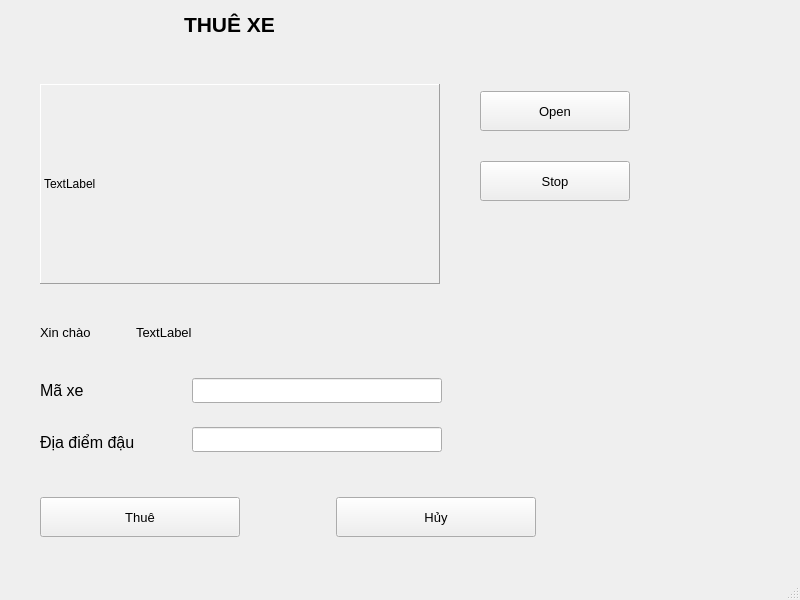
<?xml version="1.0" encoding="UTF-8"?>
<ui version="4.0">
 <class>MainWindow</class>
 <widget class="QMainWindow" name="MainWindow">
  <property name="geometry">
   <rect>
    <x>0</x>
    <y>0</y>
    <width>800</width>
    <height>600</height>
   </rect>
  </property>
  <property name="minimumSize">
   <size>
    <width>600</width>
    <height>600</height>
   </size>
  </property>
  <property name="windowTitle">
   <string>MainWindow</string>
  </property>
  <widget class="QWidget" name="centralwidget">
   <widget class="QLineEdit" name="editNumberxe">
    <property name="geometry">
     <rect>
      <x>192</x>
      <y>378</y>
      <width>250</width>
      <height>25</height>
     </rect>
    </property>
    <property name="minimumSize">
     <size>
      <width>250</width>
      <height>25</height>
     </size>
    </property>
   </widget>
   <widget class="QLabel" name="label">
    <property name="geometry">
     <rect>
      <x>184</x>
      <y>7</y>
      <width>250</width>
      <height>35</height>
     </rect>
    </property>
    <property name="minimumSize">
     <size>
      <width>250</width>
      <height>35</height>
     </size>
    </property>
    <property name="font">
     <font>
      <pointsize>16</pointsize>
      <weight>75</weight>
      <bold>true</bold>
     </font>
    </property>
    <property name="text">
     <string>THUÊ XE</string>
    </property>
   </widget>
   <widget class="QLabel" name="label_2">
    <property name="geometry">
     <rect>
      <x>40</x>
      <y>378</y>
      <width>100</width>
      <height>25</height>
     </rect>
    </property>
    <property name="minimumSize">
     <size>
      <width>100</width>
      <height>25</height>
     </size>
    </property>
    <property name="font">
     <font>
      <pointsize>12</pointsize>
     </font>
    </property>
    <property name="text">
     <string>Mã xe</string>
    </property>
   </widget>
   <widget class="QLabel" name="label_3">
    <property name="geometry">
     <rect>
      <x>40</x>
      <y>427</y>
      <width>200</width>
      <height>30</height>
     </rect>
    </property>
    <property name="minimumSize">
     <size>
      <width>200</width>
      <height>25</height>
     </size>
    </property>
    <property name="font">
     <font>
      <pointsize>12</pointsize>
     </font>
    </property>
    <property name="text">
     <string>Địa điểm đậu</string>
    </property>
   </widget>
   <widget class="QLineEdit" name="editAddress">
    <property name="geometry">
     <rect>
      <x>192</x>
      <y>427</y>
      <width>250</width>
      <height>25</height>
     </rect>
    </property>
    <property name="minimumSize">
     <size>
      <width>250</width>
      <height>25</height>
     </size>
    </property>
   </widget>
   <widget class="QLabel" name="label_4">
    <property name="geometry">
     <rect>
      <x>40</x>
      <y>84</y>
      <width>400</width>
      <height>200</height>
     </rect>
    </property>
    <property name="minimumSize">
     <size>
      <width>400</width>
      <height>200</height>
     </size>
    </property>
    <property name="frameShape">
     <enum>QFrame::Panel</enum>
    </property>
    <property name="frameShadow">
     <enum>QFrame::Raised</enum>
    </property>
    <property name="text">
     <string>TextLabel</string>
    </property>
    <property name="scaledContents">
     <bool>true</bool>
    </property>
   </widget>
   <widget class="QPushButton" name="btnThue">
    <property name="geometry">
     <rect>
      <x>40</x>
      <y>497</y>
      <width>200</width>
      <height>40</height>
     </rect>
    </property>
    <property name="minimumSize">
     <size>
      <width>200</width>
      <height>40</height>
     </size>
    </property>
    <property name="font">
     <font>
      <pointsize>10</pointsize>
     </font>
    </property>
    <property name="text">
     <string>Thuê</string>
    </property>
   </widget>
   <widget class="QPushButton" name="btnHuy">
    <property name="geometry">
     <rect>
      <x>336</x>
      <y>497</y>
      <width>200</width>
      <height>40</height>
     </rect>
    </property>
    <property name="minimumSize">
     <size>
      <width>200</width>
      <height>40</height>
     </size>
    </property>
    <property name="font">
     <font>
      <pointsize>10</pointsize>
     </font>
    </property>
    <property name="text">
     <string>Hủy</string>
    </property>
   </widget>
   <widget class="QPushButton" name="btnMocam">
    <property name="geometry">
     <rect>
      <x>480</x>
      <y>91</y>
      <width>150</width>
      <height>40</height>
     </rect>
    </property>
    <property name="minimumSize">
     <size>
      <width>150</width>
      <height>40</height>
     </size>
    </property>
    <property name="font">
     <font>
      <pointsize>10</pointsize>
     </font>
    </property>
    <property name="text">
     <string>Open</string>
    </property>
   </widget>
   <widget class="QPushButton" name="btnStop">
    <property name="geometry">
     <rect>
      <x>480</x>
      <y>161</y>
      <width>150</width>
      <height>40</height>
     </rect>
    </property>
    <property name="minimumSize">
     <size>
      <width>150</width>
      <height>40</height>
     </size>
    </property>
    <property name="font">
     <font>
      <pointsize>10</pointsize>
     </font>
    </property>
    <property name="text">
     <string>Stop</string>
    </property>
   </widget>
   <widget class="QLabel" name="label_5">
    <property name="geometry">
     <rect>
      <x>40</x>
      <y>322</y>
      <width>100</width>
      <height>20</height>
     </rect>
    </property>
    <property name="minimumSize">
     <size>
      <width>100</width>
      <height>20</height>
     </size>
    </property>
    <property name="font">
     <font>
      <pointsize>10</pointsize>
     </font>
    </property>
    <property name="text">
     <string>Xin chào</string>
    </property>
   </widget>
   <widget class="QLabel" name="label_6">
    <property name="geometry">
     <rect>
      <x>136</x>
      <y>322</y>
      <width>150</width>
      <height>20</height>
     </rect>
    </property>
    <property name="minimumSize">
     <size>
      <width>150</width>
      <height>20</height>
     </size>
    </property>
    <property name="font">
     <font>
      <pointsize>10</pointsize>
     </font>
    </property>
    <property name="text">
     <string>TextLabel</string>
    </property>
   </widget>
  </widget>
  <widget class="QMenuBar" name="menubar">
   <property name="geometry">
    <rect>
     <x>0</x>
     <y>0</y>
     <width>800</width>
     <height>22</height>
    </rect>
   </property>
  </widget>
  <widget class="QStatusBar" name="statusbar"/>
 </widget>
 <resources/>
 <connections/>
</ui>
